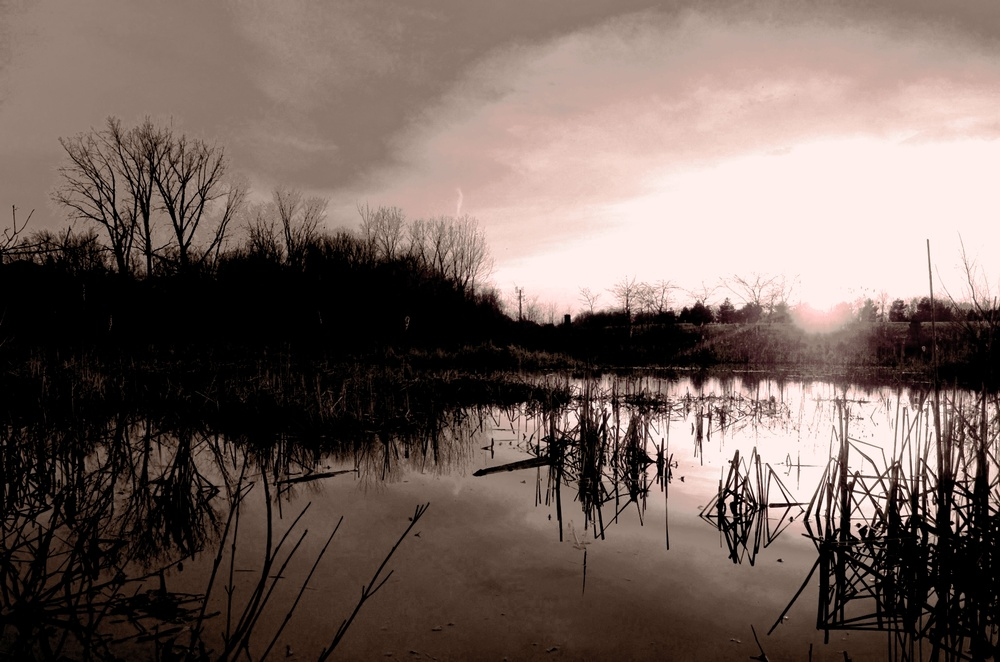
#> input picture coasttocoast/images/bg/sunset-marsh.jpg, 1000 x 662 px, shrunk from 1920 x 1271 before the run
$ python tileset_gen.py ../../../images/bg/sunset-marsh.jpg out.png
#> lines starting #> are read from the running program, lines starting #| are printed output that depends on the picture; after the words box and inside, x2 and y2 are one past the last pixel; in counts of white or black regions, pixels touching at a corner belong together
#!/usr/bin/env python3
"""
Tileset generator with curved corners - creates a complete tileset from a single image
Usage: python tileset_generator.py input_image.jpg output_tileset.png --radius 20
"""

import numpy as np
from PIL import Image, ImageDraw
import argparse
import sys

def create_corner_mask(width, height, radius, corners_to_round):
    """
    Create a mask with specified corners rounded
    corners_to_round: list of strings like ['top_left', 'top_right', 'bottom_left', 'bottom_right']
    """
    # Create a white mask (fully opaque)
    mask = Image.new('L', (width, height), 255)
    draw = ImageDraw.Draw(mask)

    # Round each specified corner
    for corner in corners_to_round:
        if corner == 'top_left':
            # Black out corner area
            draw.rectangle([0, 0, radius, radius], fill=0)
            # Draw white circle to create curve
            draw.ellipse([0, 0, radius * 2, radius * 2], fill=255)

        elif corner == 'top_right':
            # Black out corner area
            draw.rectangle([width - radius, 0, width, radius], fill=0)
            # Draw white circle to create curve
            draw.ellipse([width - radius * 2, 0, width, radius * 2], fill=255)

        elif corner == 'bottom_left':
            # Black out corner area
            draw.rectangle([0, height - radius, radius, height], fill=0)
            # Draw white circle to create curve
            draw.ellipse([0, height - radius * 2, radius * 2, height], fill=255)

        elif corner == 'bottom_right':
            # Black out corner area
            draw.rectangle([width - radius, height - radius, width, height], fill=0)
            # Draw white circle to create curve
            draw.ellipse([width - radius * 2, height - radius * 2, width, height], fill=255)

    return mask

def create_tileset(image_path, output_path, radius):
    """
    Create a complete tileset from a single image
    """
#> called with image_path = '../../../images/bg/sunset-marsh.jpg', output_path = 'out.png', radius = 20
    try:
        # Open the base image
        base_img = Image.open(image_path)
#> base_img is the input picture: PIL image 1000x662 RGB; mean R, G, B 116.3, 100.3, 93.8

        # Convert to RGBA if not already
        if base_img.mode != 'RGBA':
            base_img = base_img.convert('RGBA')
#> base_img: PIL image 1000x662 RGBA

        width, height = base_img.size
#> width = 1000; height = 662

        # Validate radius
        max_radius = min(width, height) // 2
#> max_radius = 331
        if radius > max_radius:
            print(f"Warning: Radius {radius} is too large for image size {width}x{height}")
            print(f"Using maximum radius: {max_radius}")
            radius = max_radius

        # Create the tileset canvas (W*8 x H*2)
        tileset_width = width * 8
#> tileset_width = 8000
        tileset_height = height * 2
#> tileset_height = 1324
        tileset = Image.new('RGBA', (tileset_width, tileset_height), (0, 0, 0, 0))
#> tileset: PIL image 8000x1324 RGBA; every value is 0

        # Define tile configurations
        # Format: (row, col): [corners_to_round]
        tile_configs = {
            (1, 1): ['top_left', 'top_right', 'bottom_left', 'bottom_right'],  # all corners
            (1, 2): ['top_left', 'bottom_left'],                              # left side
            (1, 3): ['top_right', 'bottom_right'],                           # right side
            (1, 4): ['top_left', 'top_right'],                               # top side
            (1, 5): ['bottom_left', 'bottom_right'],                         # bottom side
            (1, 6): ['top_right'],                                           # top right only
            (1, 7): ['top_left'],                                            # top left only
            (1, 8): None,                                                    # fully transparent
            (2, 1): ['bottom_right'],                                        # bottom right only
            (2, 2): ['bottom_left'],                                         # bottom left only
            (2, 3): [],                                                      # no corners (base image)
            # All others are transparent (None)
        }

        # Generate each tile
        for row in range(1, 3):  # rows 1-2
            for col in range(1, 9):  # cols 1-8
                tile_key = (row, col)

                # Calculate position in tileset
                x = (col - 1) * width
                y = (row - 1) * height

                if tile_key in tile_configs:
                    corners = tile_configs[tile_key]

                    if corners is None:
                        # Fully transparent tile - skip (leave as transparent)
                        continue
                    else:
                        # Create tile with specified corners rounded
                        tile_img = base_img.copy()

                        if corners:  # If there are corners to round
                            mask = create_corner_mask(width, height, radius, corners)
                            tile_img.putalpha(mask)

                        # Paste tile into tileset
                        tileset.paste(tile_img, (x, y))
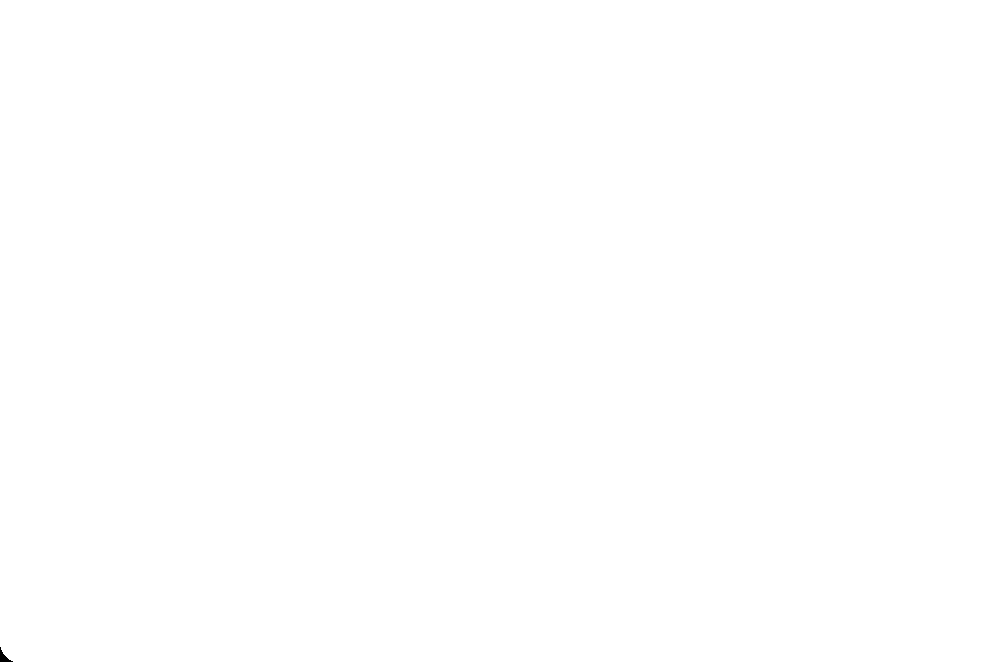
#> mask: PIL image 1000x662 L; 100% white; 1 black region, box (x1, y1, x2, y2) and area: (0, 647, 13, 662) 76
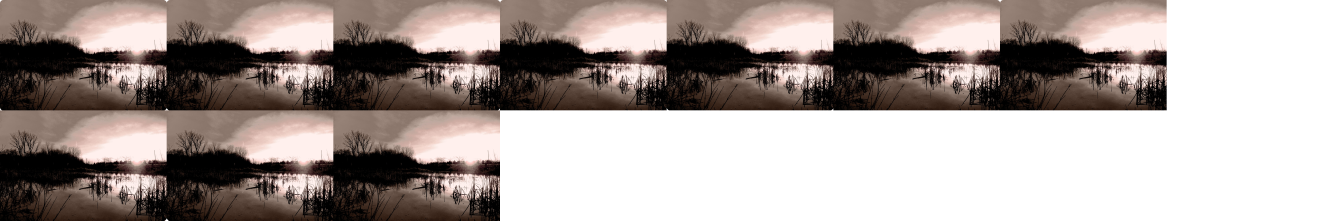
#> tileset: PIL image 8000x1324 RGBA (shown at 1/6 size); mean R, G, B, A 72.7, 62.7, 58.6, 159.3; transparent parts drawn white

                # All other positions remain transparent

        # Save the tileset
        tileset.save(output_path, 'PNG')
        print(f"Tileset generated! Saved to: {output_path}")
        print(f"Tileset size: {tileset_width}x{tileset_height}")
#| Tileset size: 8000x1324
        print(f"Individual tile size: {width}x{height}")
#| Individual tile size: 1000x662
        print(f"Corner radius: {radius}px")
        print(f"Total tiles: 16 (11 with content, 5 transparent)")

    except FileNotFoundError:
        print(f"Error: Could not find image file: {image_path}")
        sys.exit(1)
    except Exception as e:
        print(f"Error processing image: {e}")
        sys.exit(1)

def main():
    parser = argparse.ArgumentParser(
        description='Generate a complete tileset with curved corners from a single image',
        formatter_class=argparse.RawDescriptionHelpFormatter,
        epilog='''
Tileset Layout (8x2 tiles):
Row 1: All corners | Left side | Right side | Top side | Bottom side | Top-right | Top-left | Unused
Row 2: Bottom-right | Bottom-left | Base image | Transparent | Transparent | Transparent | Transparent | Transparent

Examples:
  python tileset_generator.py grass.png grass_tileset.png --radius 25
  python tileset_generator.py stone.jpg stone_tiles.png -r 15
        '''
    )

    parser.add_argument('input', help='Input image file path')
    parser.add_argument('output', help='Output tileset file path (PNG recommended)')
    parser.add_argument('-r', '--radius', type=int, default=20,
                       help='Corner radius in pixels (default: 20)')

    args = parser.parse_args()

    # Validate radius
    if args.radius <= 0:
        print("Error: Radius must be greater than 0")
        sys.exit(1)

    create_tileset(args.input, args.output, args.radius)

if __name__ == '__main__':
    main()
